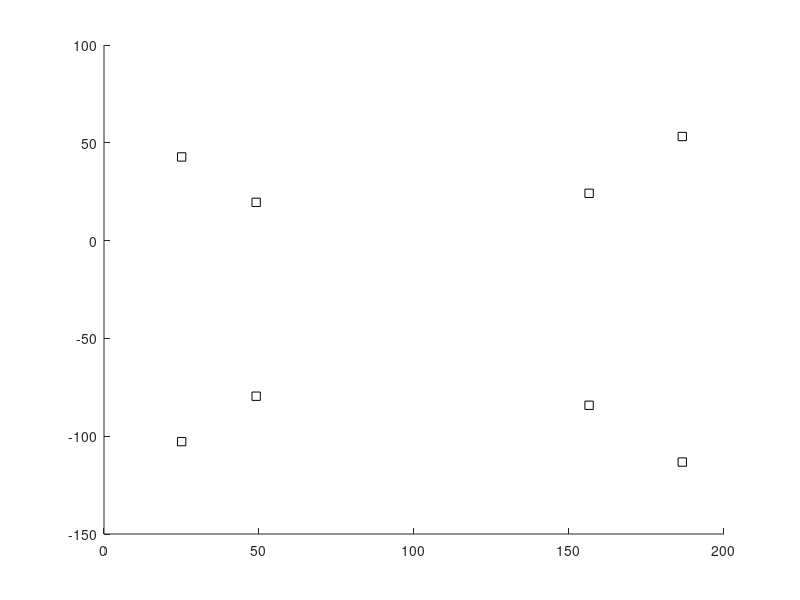

Source code (MATLAB): (Note: this script raises an error after producing the figure.)
%  Q1_Tester - This tester code should help you to check if your calibrate.m is working correctly.
%   
%  It creates a projection matrix with known K, R, C matrices,  and it takes a cube object
%  and projects it into an image using the projection matrix.
%  Then it uses the object and projected points as inputs to your calibrate.m   
%  If your calibrate function is working correctly,  you should get back
%  the K, R, C matrices that you started with.

clear
close all

%  The scene object is a unit cube.

XYZ = [0 0 0; ...
    0 0 1;
    0 1 0;
    0 1 1;
    1 0 0;
    1 0 1;
    1 1 0;
    1 1 1];

%  Set up a projection matrix by choosing K, R, C.

%  For K, just go with coordinates on the projection plane, and put the projection plane at f = 10.
%  Set the principal point to be slightly different from (0,0),  namely (20, -30).  
%
%  Note that in examples with real images, we would expect the principal point to be roughly
%  at the center pixel (Nx/2, Ny/2),  since the (1,1) and (Nx,Ny) would be at opposite corners of the sensor.
%  We would also expect the K11 and K22 coefficients to include a change in
%  units from mm to top pixels.   We have not done this here.   Essentially
%  we are treating 1 mm = 1 pixel.

K = [300 0 20; 
    0 300 -30; 
    0 0 1];

%  Set camera axes to be near parallel to the object (world) axes. 
%  Only have a small rotation about y axis.

num_degrees = 15;
theta_y = num_degrees *pi/180;
R_y = [cos(theta_y) 0 sin(theta_y);  0 1 0;  -sin(theta_y) 0  cos(theta_y)];

%  When theta_y = 0,  the camera coordinate axes are same as object axes.
%  We put the camera at a negative z value.  It is looking in the positive z
%  direction.   Note the XY of camera corresponds to the center XY of the
%  cube.

C = [0.5 0.5 -2]';

P = K * R_y * [ eye(3), -C];
PP =P/P(3,4);
PP
%  now plot the projection of the cube corners for this chosen projection matrix

close all
figure; hold on;

numPositions = size(XYZ,1);

%  Draw in black square the projected point positions according to the true model.

xy = zeros(numPositions, 2);
for j = 1:numPositions
    p = P*[ XYZ(j,1) XYZ(j,2) XYZ(j,3)  1]';
    x = p(1)/p(3);
    y = p(2)/p(3);
    
    xy(j,1) = x;
    xy(j,2) = y;
    plot(x, y,'sk');
end

%%
%  Now, given only the model points XYZ and the image points xy,  
%  we solve for K, R, and C using calibrate.m and check if we get the correct answer.  

%  add a bit of noise to the xy positions to see how stable it is
%  xy = xy + .01*randn(size(xy));

[P_est, K_est, R_est, C_est] = calibrate(XYZ, xy);
PP_est=P_est/P_est(3,4);
PP_est
%  Normalize so that K_est(3,3) is 1..
K_est = K_est/K_est(3,3);

for j = 1:numPositions
    p = P_est*[ XYZ(j,1) XYZ(j,2) XYZ(j,3)  1]';
    x = p(1)/p(3);
    y = p(2)/p(3);
    %  Draw the points in black stars according to the fit least squares model.
    plot(x,y,'*k');
end

disp('Here are the K and K_est (side by side)');
disp([K, K_est] )
disp('Here are the C and C_est (side by side)');
disp( [C, C_est] )
disp('Here are the R_y and R_est (side by side)');
disp( [R_y, R_est] )


